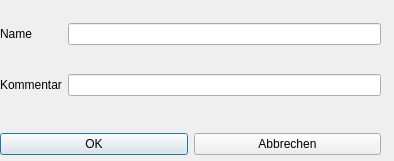
<?xml version="1.0" encoding="UTF-8"?>
<ui version="4.0">
 <class>Dialog_projekte</class>
 <widget class="QDialog" name="Dialog_projekte">
  <property name="geometry">
   <rect>
    <x>0</x>
    <y>0</y>
    <width>394</width>
    <height>161</height>
   </rect>
  </property>
  <property name="windowTitle">
   <string>Dialog</string>
  </property>
  <property name="modal">
   <bool>true</bool>
  </property>
  <widget class="QWidget" name="layoutWidget_4">
   <property name="geometry">
    <rect>
     <x>0</x>
     <y>130</y>
     <width>381</width>
     <height>29</height>
    </rect>
   </property>
   <layout class="QHBoxLayout" name="horizontalLayout_2">
    <item>
     <widget class="QPushButton" name="pushButton_ok">
      <property name="text">
       <string>OK</string>
      </property>
     </widget>
    </item>
    <item>
     <widget class="QPushButton" name="pushButton_cancel">
      <property name="text">
       <string>Abbrechen</string>
      </property>
     </widget>
    </item>
   </layout>
  </widget>
  <widget class="QWidget" name="layoutWidget_3">
   <property name="geometry">
    <rect>
     <x>0</x>
     <y>0</y>
     <width>381</width>
     <height>121</height>
    </rect>
   </property>
   <layout class="QGridLayout" name="gridLayout_2">
    <item row="0" column="0">
     <widget class="QLabel" name="label_4">
      <property name="text">
       <string>Name</string>
      </property>
     </widget>
    </item>
    <item row="0" column="1">
     <widget class="QLineEdit" name="lineEdit_name"/>
    </item>
    <item row="1" column="1">
     <widget class="QLineEdit" name="lineEdit_komment"/>
    </item>
    <item row="1" column="0">
     <widget class="QLabel" name="label_komment">
      <property name="text">
       <string>Kommentar</string>
      </property>
     </widget>
    </item>
   </layout>
  </widget>
 </widget>
 <tabstops>
  <tabstop>lineEdit_name</tabstop>
  <tabstop>lineEdit_komment</tabstop>
  <tabstop>pushButton_ok</tabstop>
  <tabstop>pushButton_cancel</tabstop>
 </tabstops>
 <resources/>
 <connections/>
</ui>
